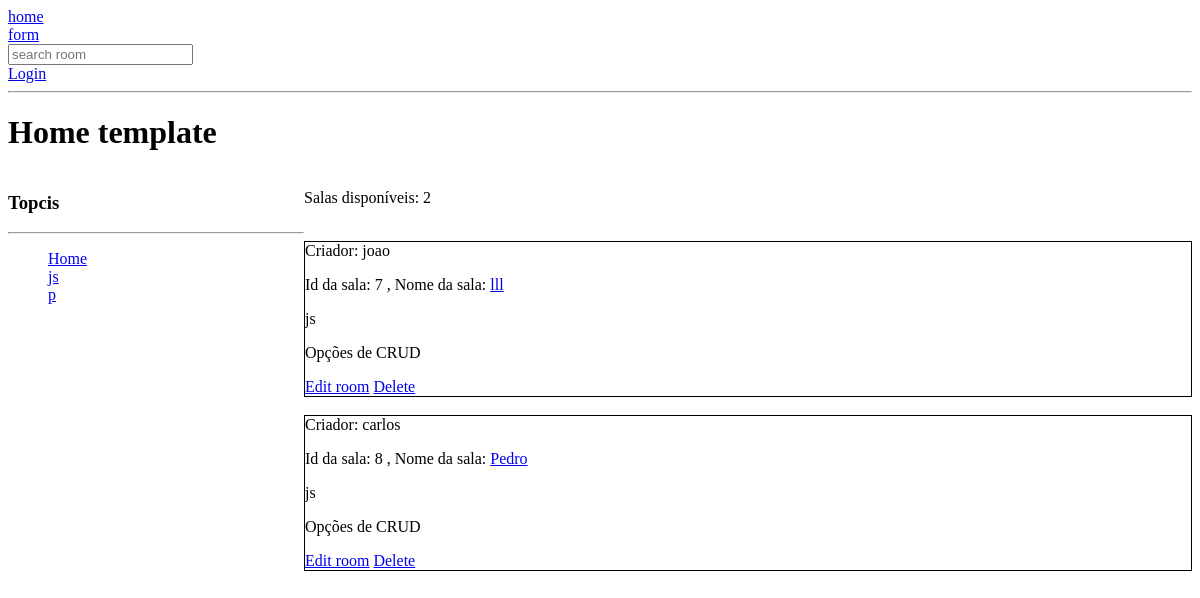
The app's page /, older data.
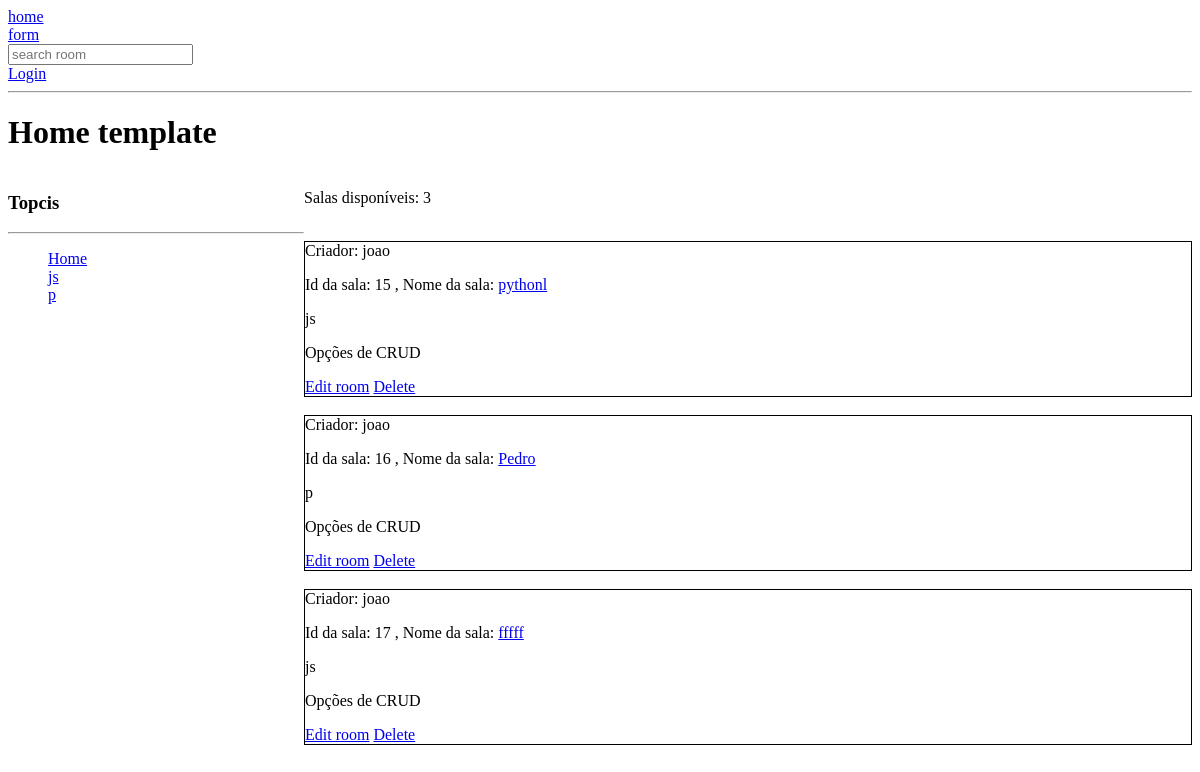
The same page, newer data.
### base/models.py (models this page shows, shortened)
class Topic(models.Model):
    name = models.CharField(max_length=200)
    def __str__(self):
        return self.name

class Room(models.Model):
    host = models.ForeignKey(User, on_delete=models.SET_NULL, null=True)
    topic = models.ForeignKey(Topic, on_delete=models.SET_NULL, null=True) # se apagarem a classe pai, a msg também some, relação de 1 pra 1
    name = models.CharField(max_length=200)
    description = models.TextField(null=True, blank=True) # ele não pode ser vazio, orbigatoriamente vai ser TTrue então precisa ter algo
    participants = models.ManyToManyField(User, related_name='participants', blank=True)
    updated = models.DateField(auto_now=True) # every time you modify
    created = models.DateField(auto_now_add=True) # quando a gente criou/instanciou a primeira vez
    class Meta:
        ordering = ['updated', 'created']

### base/views.py (the view)
# urls.py: path('', views.home, name='home'), #path(url, arquivoviews.funçãoimportada, name="nome")
def home(request):
    q = request.GET.get('q')  if request.GET.get('q') != None else ''
    rooms = Room.objects.filter(
        Q(topic__name__icontains=q) |
        Q(name__icontains=q) |
        Q(description__icontains=q)
        )
    topics = Topic.objects.all()
    rooms_count = rooms.count()
    context = {'rooms': rooms, 'topics': topics, 'rooms_count': rooms_count, } # dicionário {'VariavelQuePodeAcessarNoHtml': VariavelDoViews}
    return render(request, "base/home.html", context) #return render(request, "template.html", variável de acesso aos dados)

### base/templates/base/home.html (shortened to what this page needs)
{%  extends 'main.html' %}
{% block content %}
    <h1>Home template</h1>
<div class="home-container">
    <div class="topics">
        <h3> Topcis</h3>
        <hr>
        <ul>
            <li><a href="{% url 'home' %}"> Home </a></li>
            {% for topic in topics %}
            <a href="{% url 'home' %}?q={{topic.name}}"><li>{{ topic.name }}</li></a>
            {% endfor %}
        </ul>
    </div>
    <div class="rooms">
        <div>
            <p> Salas disponíveis: {{rooms_count}} </p>
            {% for room in rooms %}
            <div >
                <br>
                <div style="border: 1px solid;">
                    <span> Criador: {{room.host.username}}</span>
                    <p> Id da sala:  {{room.id}} , Nome da sala: <a href="{% url 'room' room.id  %}"> {{room.name}} </a></p>
                    <div>{{room.topic}}</div>
                    <p> Opções de CRUD</p>
                    <a href="{% url 'update-room' pk=room.id %}">Edit room</a>
                    <a href="{% url 'delete-room' pk=room.id %}">Delete</a>
                    <br>
                </div>
            </div>
            {% endfor %}
        </div>
    </div>
</div>
{% endblock %}

### templates/main.html (shortened to what this page needs)
<!DOCTYPE html>
<html lang="en">
<head>
</head>
<body>
    {% include 'navbar.html' %}
    {% block content %}
    {% endblock %}
</body>
</html>

### templates/navbar.html
<a href="/">
    home
</a>
<div>
    <a href="{% url 'create-room' %}">
        form
    </a>
</div>
<form action=" {% url 'home' %}" method="GET">
     <input type="text" name="q" placeholder="search room">
</form>
{% if request.user.is_authenticated %}
<a href="{% url 'logout' %}">Logout</a>
<p> Bem vindo, {{user.username}}</p>
{% else %}
<a href="{% url 'login' %}">Login</a>
{% endif %}
<hr>

### base/templates/base/home.html (style rules this page uses)
.home-container { display: grid; grid-template-columns: 1fr 3fr; }
li { list-style: none; }

Row changes from the older to the newer data that the page shows:
removed Room: host.username "joao", id "7", name "lll", topic "js"
removed Room: host.username "carlos", id "8", name "Pedro", topic "js"
added Room: host.username "joao", id "15", name "pythonl", topic "js"
added Room: host.username "joao", id "16", name "Pedro", topic "p"
added Room: host.username "joao", id "17", name "fffff", topic "js"
Text that changed along with them:
{{ rooms_count }}: "2" → "3"
